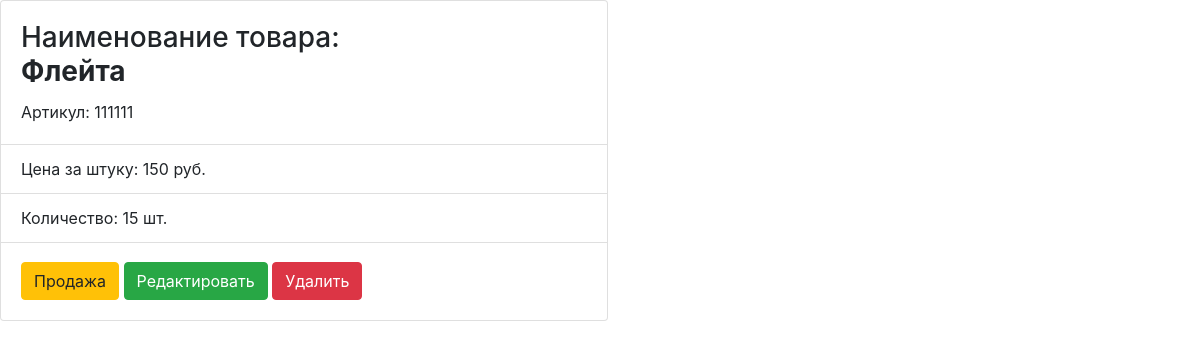
Screenshot of /product_details/111111 with the database file from the repository.
### tables this page shows
CREATE TABLE products (
            vendor_code INTEGER PRIMARY KEY,
            product_name TEXT NOT NULL,
            price INTEGER NOT NULL,
            quantity INTEGER NOT NULL DEFAULT 0 CHECK (quantity >= 0)
        );

### app/main.py (the view)
    @app.route("/product_details/<vendor_code>", methods=['GET'])
    def details_of_product(vendor_code):
        search_by_vendor_code_result = db.search_by_vendor_code(db.open_db(db_url), vendor_code)
        return render_template('product_details.html', item=search_by_vendor_code_result)

### app/db.py (called while the page is built)
def open_db(url):
    connection = sqlite3.connect(url)
    connection.row_factory = sqlite3.Row
    return connection

def search_by_vendor_code(connection, vendor_code):
    with connection:
        cursor = connection.cursor()
        cursor.execute(
            """SELECT vendor_code, product_name, price, quantity
                 FROM products
                WHERE vendor_code = :vendor_code""",
            {'vendor_code': vendor_code}
        )
        for row in cursor:
            return Products(
                row['vendor_code'],
                row['product_name'],
                row['price'],
                row['quantity']
            )

### app/templates/product_details.html (shortened to what this page needs)
<!doctype html>
<html lang="en">
<head>
    <link rel="stylesheet" href="https://stackpath.bootstrapcdn.com/bootstrap/4.3.1/css/bootstrap.min.css"
>
</head>
<body>
<div class="card" style="width: 38rem;">
  <div class="card-body">
      <h3 class="card-title">Наименование товара:  <p class="h3 text-left font-weight-bold">{{ item.product_name }}</p></h3>
    <p class="card-text">Артикул:  {{ item.vendor_code }}</p>
  </div>
  <ul class="list-group list-group-flush">
    <li class="list-group-item">Цена за штуку: {{ item.price }} руб.</li>
    <li class="list-group-item">Количество: {{ item.quantity }} шт.</li>
  </ul>
  <div class="card-body">
    <a class="btn btn-warning" href="{{ url_for('sell_form', vendor_code=item.vendor_code) }}">Продажа</a>
    <a class="btn btn-success" href="{{ url_for('edit_form', vendor_code=item.vendor_code) }}">Редактировать</a>
    <a class="btn btn-danger" href="{{ url_for('remove_form', vendor_code=item.vendor_code) }}">Удалить</a>
  </div>
</div>
</body>
</html>

### rows the page displays
products: product_name "Флейта", vendor_code "111111", price "150", quantity "15"
